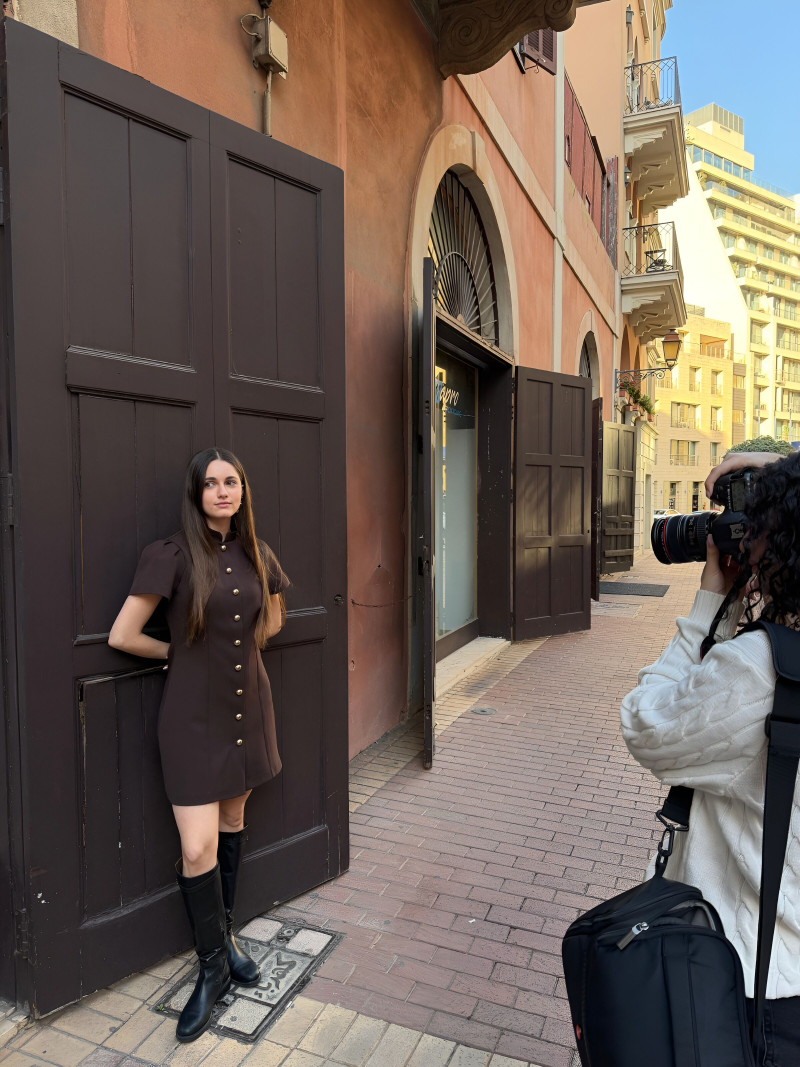
#> input picture assets/nerve-media-beirut-shoot.jpeg, 2400 x 3200 px, found by its file name (shown at 1/3 size)
$ python gen-images.py
#> lines starting #> are read from the running program, lines starting #| are printed output that depends on the picture
"""Generate responsive, modern-format variants of the hero image + an OG share image.

Run from the project root:  python scripts/gen-images.py
Re-runnable and idempotent. Source stays untouched as the ultimate fallback.
"""
import os
from PIL import Image

try:
    import pillow_avif  # noqa: F401  (registers the AVIF plugin if installed)
except Exception:  # noqa: BLE001
    pass

SRC = "assets/nerve-media-beirut-shoot.jpeg"
OUT = "assets"
BASE = "nerve-media-beirut-shoot"

WIDTHS = [1600, 1200, 800]          # CSS-px widths covered by srcset
JPEG_FALLBACK_W = 1200              # downscaled jpeg for non-webp/avif browsers
OG_SIZE = (1200, 630)              # social share card

def info(p):
    try:
        kb = os.path.getsize(p) / 1024
        return f"{p}  ({kb:.0f} KB)"
    except OSError:
        return p

def save_webp(im, path, q=80):
    im.save(path, "WEBP", quality=q, method=6)

def save_avif(im, path, q=62):
    # Pillow gained native AVIF in 11.3; older builds need pillow-avif-plugin.
    im.save(path, "AVIF", quality=q)

def save_jpeg(im, path, q=82):
    im.convert("RGB").save(path, "JPEG", quality=q, optimize=True, progressive=True)

def main():
    src = Image.open(SRC)
#> src is the input picture: PIL image 2400x3200 RGB; mean R, G, B 109.9, 96.9, 88.4
    src.load()
    sw, sh = src.size
#> sw = 2400; sh = 3200
    print(f"source: {info(SRC)}  {sw}x{sh}")
#| source: assets/nerve-media-beirut-shoot.jpeg  (882 KB)  2400x3200

    avif_ok = True
    for w in WIDTHS:
        h = round(w * sh / sw)
        im = src.resize((w, h), Image.LANCZOS)
        save_webp(im, f"{OUT}/{BASE}-{w}.webp")
        print("  wrote", info(f"{OUT}/{BASE}-{w}.webp"))
        if avif_ok:
            try:
                save_avif(im, f"{OUT}/{BASE}-{w}.avif")
                print("  wrote", info(f"{OUT}/{BASE}-{w}.avif"))
            except Exception as e:  # noqa: BLE001
                avif_ok = False
                print(f"  AVIF unsupported in this Pillow build ({e}); skipping AVIF.")
#> this loop made 3 passes
#> pass 3, in main, `im = src.resize((w, h), Image.LANCZOS)`:
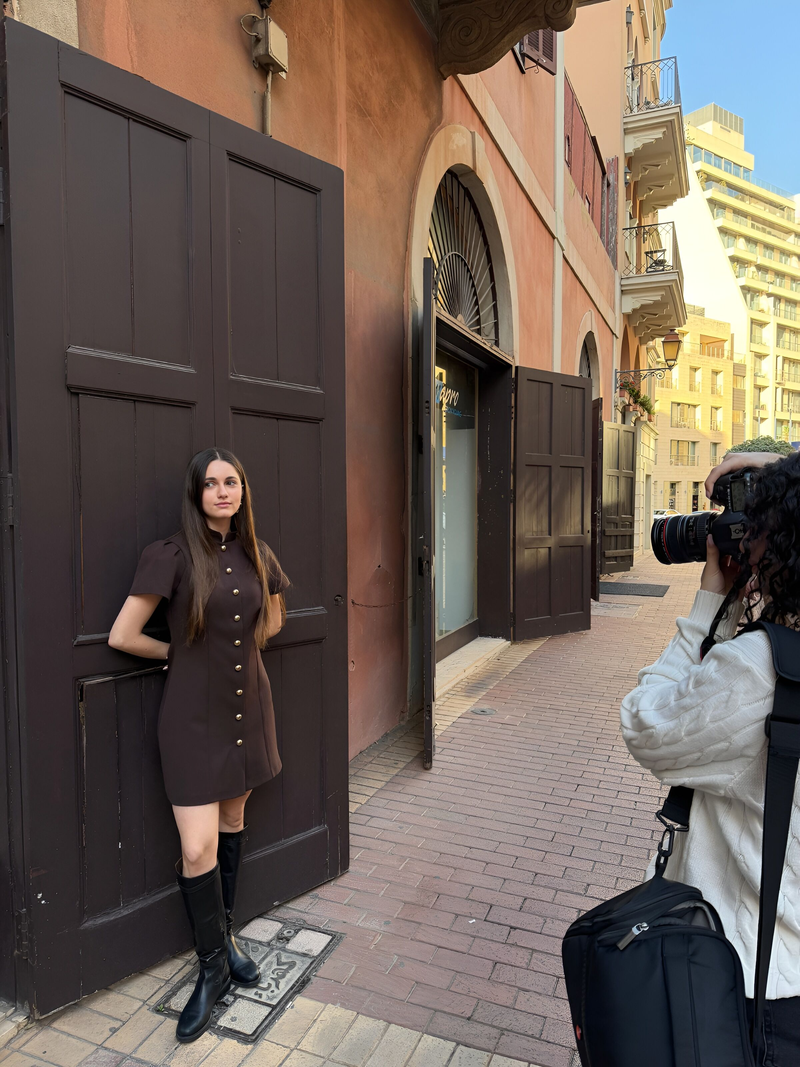
#> im: PIL image 800x1067 RGB; mean R, G, B 109.9, 96.9, 88.4

    # Downscaled JPEG fallback
    h = round(JPEG_FALLBACK_W * sh / sw)
#> h = 1600
    jpg = src.resize((JPEG_FALLBACK_W, h), Image.LANCZOS)
    save_jpeg(jpg, f"{OUT}/{BASE}-{JPEG_FALLBACK_W}.jpg")
    print("  wrote", info(f"{OUT}/{BASE}-{JPEG_FALLBACK_W}.jpg"))

    # OG share image: center-crop "cover" to 1200x630
    tw, th = OG_SIZE
    scale = max(tw / sw, th / sh)
#> scale = 0.5
    rw, rh = round(sw * scale), round(sh * scale)
#> rw = 1200; rh = 1600
    cover = src.resize((rw, rh), Image.LANCZOS)
    left = (rw - tw) // 2
#> left = 0
    top = round((rh - th) * 0.38)  # bias slightly above center for faces
#> top = 369
    top = max(0, min(top, rh - th))
    og = cover.crop((left, top, left + tw, top + th))
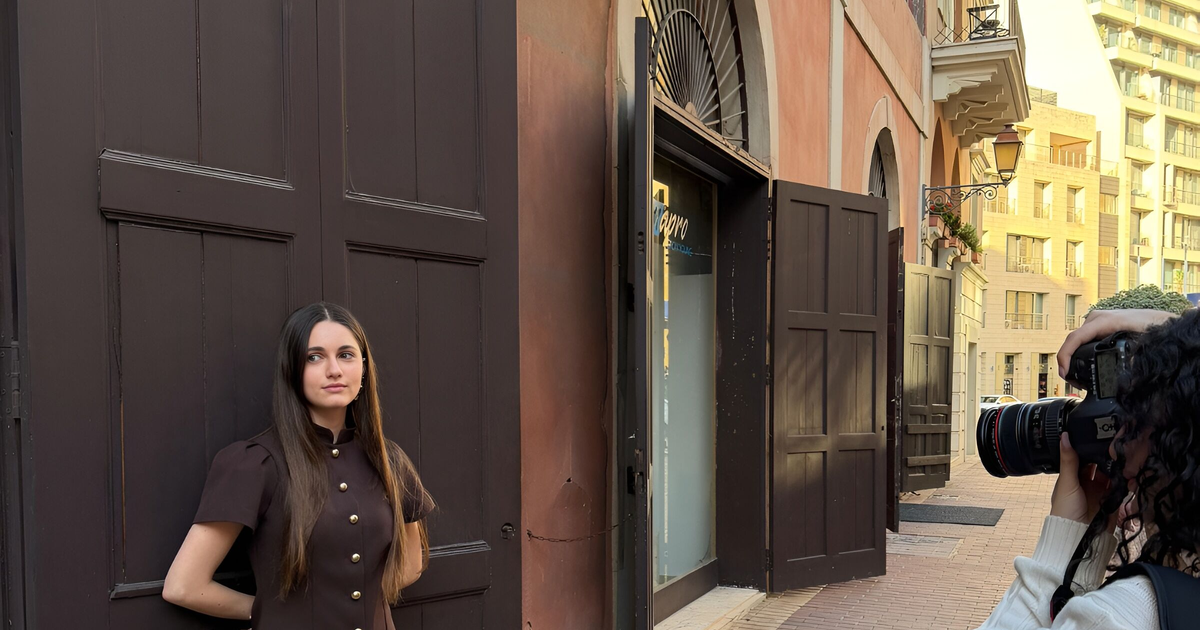
#> og: PIL image 1200x630 RGB; mean R, G, B 99.2, 84.9, 72.8
    save_jpeg(og, f"{OUT}/nerve-media-og.jpg", q=84)
    print("  wrote", info(f"{OUT}/nerve-media-og.jpg"))

    print("avif:", "yes" if avif_ok else "no")

if __name__ == "__main__":
    main()
